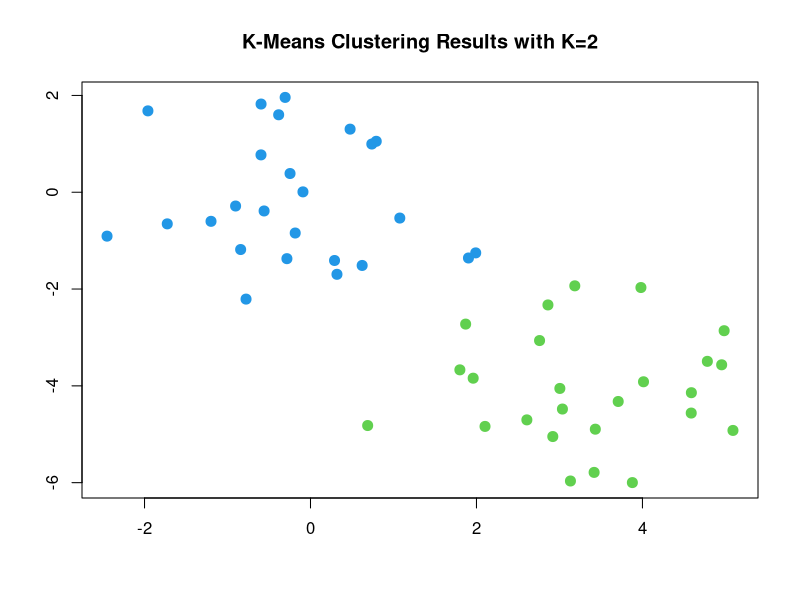
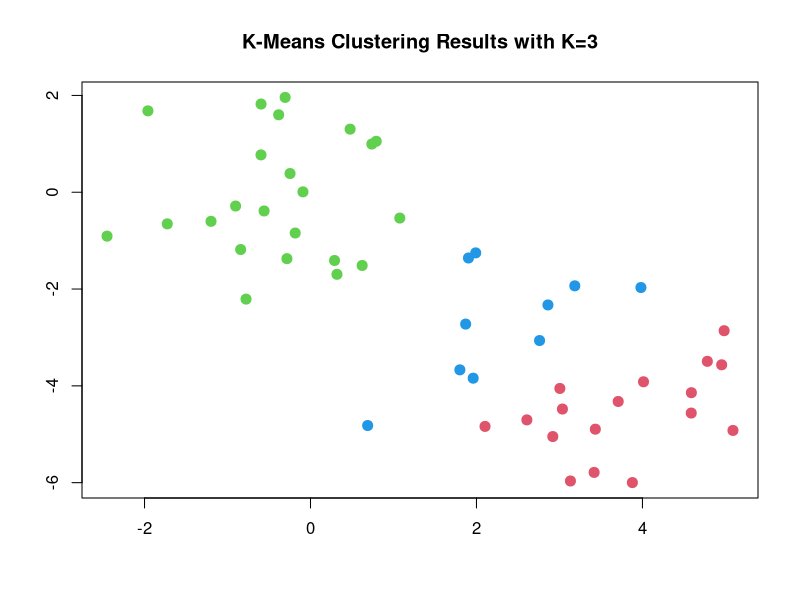

These charts were generated, in order, by the following R code:
#########################################
#### Script de pruebas para la tesis ####
#########################################

##### Unsupervised learning #####

#### Kmeans ####
##Ejemplo del libro An introduction to Statistival Learning
set.seed(2)
#Creamos los datos dummy
x <- matrix(rnorm(50*2), ncol = 2) 
x[1:25, 1] <- x[1:25, 1] + 3
x[1:25, 2] <- x[1:25, 2] - 4
#k-means con k=2
km.out <- kmeans(x,2,nstart=20)
plot(x, col = (km.out$cluster + 2), 
     main = "K-Means Clustering Results with K=2",
     xlab = "", ylab = "", pch=20, cex=2)
#k-means con k=3
set.seed(4)
km.out=kmeans(x,3,nstart=20)
km.out
plot(x, col = (km.out$cluster + 1),
     main = "K-Means Clustering Results with K=3",
     xlab="", ylab="",pch=20, cex=2)
# la variable nstart en kmeans indica el numero de veces que se 
# seleccionaran de manera aleatoria los centros, 
# kmeans regresa el que tiene menor 
# tot.withinss (total sum of squares betweet clusters)
set.seed(3)
km.out <- kmeans(x,3,nstart=1)
km.out$tot.withinss
km.out <- kmeans(x,3,nstart=20)
km.out$tot.withinss

# Notas de Dan:
# kmeans regresa automaticamente los mejores resultados de
# los nstart intentos, podemos hacer una funcion que pruebe con
# distintos valores de k y regrese el de mejores resultados.


# descripcion: Esta funcion corre el algoritmo kmeans para distintas k's
# input: Datos y Numero maximo de k's
# output: kmeans output con los mejores resultados
bestKmeans <- function(X, N){
  ks <- seq(1,N,1) #vector de k's
  outputs <- c() #aqui almacenaremos los outputs para cada valor de k
  tot.withinss.v <- c()
  for (i in 1:N){
    #outputs <- c(outputs, kmeans(X, i, nstart = 50)) #esta creando una lista con todos los elementos (27 si k =3), arreglar
    output <- kmeans(X,i,nstart=50)
    tot.withinss.v <- c(tot.withinss.v, output$tot.withinss)
    print(paste0("intentando con ", i, " queda tot.withinss de: ", output$tot.withinss))
  }
  return(3)
}

## hallasgoz: entre mas grande sea K, el tot.withinss disminuye
